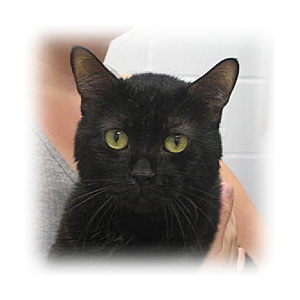
#> input picture data/Dataset/PetImages/Cat/10038.jpg, 300 x 300 px; its folder holds only this picture in this run
$ python preprocess_petimages.py
#> lines starting #> are read from the running program, lines starting #| are printed output that depends on the picture
#!/usr/bin/env python3
"""Preprocess PetImages to 224x224 RGB for CNNs.

Usage examples:
  python scripts/preprocess_petimages.py \
    --input data/Dataset/PetImages \
    --output data/processed/PetImages_224 \
    --method resize_crop \
    --workers 8
"""
from pathlib import Path
from PIL import Image
import argparse
from tqdm import tqdm
import concurrent.futures


def center_crop(img, size):
    w, h = img.size
    tw, th = size, size
    left = max(0, (w - tw) // 2)
    top = max(0, (h - th) // 2)
    return img.crop((left, top, left + tw, top + th))


def resize_shorter_side(img, target_short):
    w, h = img.size
    if w <= h:
        new_w = target_short
        new_h = int(h * (target_short / w))
    else:
        new_h = target_short
        new_w = int(w * (target_short / h))
    return img.resize((new_w, new_h), Image.LANCZOS)


def process_image(src_path: Path, dst_path: Path, method: str):
    try:
        with Image.open(src_path) as img:
            img = img.convert("RGB")
            if method == "resize_crop":
                # follow common ImageNet preprocess: resize shorter side to 256 then center-crop 224
                img = resize_shorter_side(img, 256)
                img = center_crop(img, 224)
            else:
                # direct resize to 224x224
                img = img.resize((224, 224), Image.LANCZOS)

            dst_path.parent.mkdir(parents=True, exist_ok=True)
            img.save(dst_path, format="JPEG", quality=95)
            return True, src_path
    except Exception as e:
        return False, (src_path, str(e))


def gather_image_paths(root: Path):
    # include common image extensions
    exts = {".jpg", ".jpeg", ".png", ".bmp", ".gif"}
    for p in root.rglob("*"):
        if p.is_file() and p.suffix.lower() in exts:
            yield p


def main():
    p = argparse.ArgumentParser()
    p.add_argument("--input", "-i", required=False, default="data/Dataset/PetImages",
                   help="Input dataset root (class subfolders expected)")
    p.add_argument("--output", "-o", required=False, default="data/processed/PetImages_224",
                   help="Output root where processed images are saved")
    p.add_argument("--method", choices=["resize_crop", "resize"], default="resize_crop",
                   help="Resize method: 'resize_crop' (shorter->256 then center-crop 224) or 'resize' (direct 224x224)")
    p.add_argument("--workers", "-w", type=int, default=4, help="Parallel workers")
    p.add_argument("--skip-existing", action="store_true", help="Skip images that already exist in output")
    args = p.parse_args()

    src_root = Path(args.input)
    dst_root = Path(args.output)

    if not src_root.exists():
        raise SystemExit(f"Input path not found: {src_root}")

    paths = list(gather_image_paths(src_root))
    if not paths:
        raise SystemExit(f"No images found under: {src_root}")

    tasks = []
    for src in paths:
        # Preserve relative structure
        rel = src.relative_to(src_root)
        dst = dst_root / rel
        # force jpg extension
        dst = dst.with_suffix('.jpg')
        if args.skip_existing and dst.exists():
            continue
        tasks.append((src, dst))

    good = 0
    bad = []
    with concurrent.futures.ThreadPoolExecutor(max_workers=args.workers) as ex:
        futures = [ex.submit(process_image, s, d, args.method) for s, d in tasks]
#> in process_image, img is the input picture: PIL image 300x300 RGB; mean R, G, B 174.1, 169.4, 166.1
#> in center_crop, `return img.crop((left, top, left + tw, top + th))`:
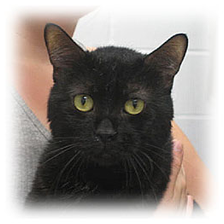
#> returned value: PIL image 224x224 RGB; mean R, G, B 149.3, 143.2, 138.9
#> call 2 of process_image, with method = 'resize_crop'
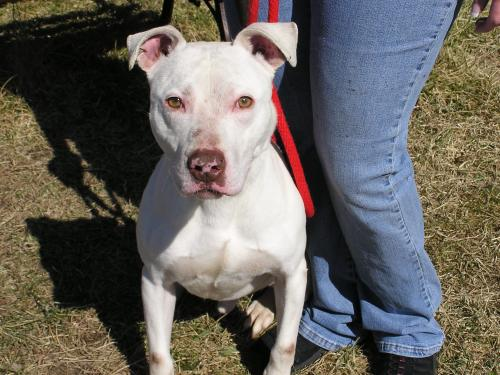
#> input picture data/Dataset/PetImages/Dog/10036.jpg, 500 x 375 px
#> in process_image, img is the input picture: PIL image 500x375 RGB; mean R, G, B 103.3, 99, 93.3
#> call 2 of resize_shorter_side, with target_short = 256
#> in resize_shorter_side (call 2), `return img.resize((new_w, new_h), Image.LANCZOS)`:
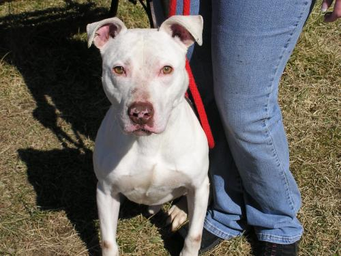
#> returned value: PIL image 341x256 RGB; mean R, G, B 103.3, 99, 93.3
#> call 2 of center_crop, with size = 224
#> in center_crop (call 2), `return img.crop((left, top, left + tw, top + th))`:
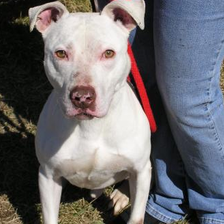
#> returned value: PIL image 224x224 RGB; mean R, G, B 109.8, 107.8, 111.3
        for fut in tqdm(concurrent.futures.as_completed(futures), total=len(futures), unit="img"):
            ok, info = fut.result()
            if ok:
                good += 1
            else:
                bad.append(info)

    print(f"Processed: {good} images; Failed: {len(bad)}")
    if bad:
        print("Some failures (first 10):")
        for b in bad[:10]:
            print(b)


if __name__ == "__main__":
    main()
